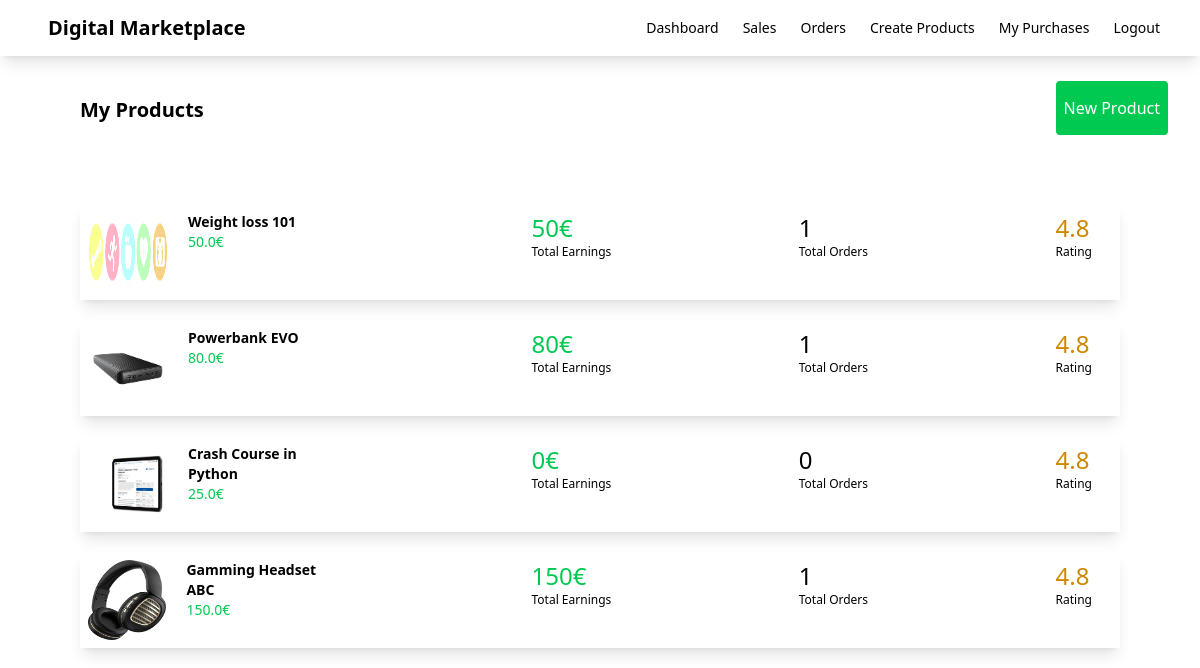
The page /dashboard (signed in) on the database its author committed.
### myapp/models.py (models this page shows, shortened)
class Product(models.Model):
    seller = models.ForeignKey(User, on_delete=models.CASCADE)
    name = models.CharField(max_length=100)
    description = models.CharField(max_length=100)
    price = models.FloatField()
    file = models.FileField(upload_to='uploads')
    total_sales_amount = models.IntegerField(default=0)
    total_sales = models.IntegerField(default=0)

### myapp/views.py (the view)
# urls.py: path('dashboard', views.dashboard, name='dashboard'),
def dashboard(request):
    products = Product.objects.filter(seller=request.user)
    return render(request, 'myapp/dashboard.html', {'products':products})

### myapp/templates/myapp/dashboard.html (shortened to what this page needs)
{% extends 'myapp/base.html' %}
{% block body %}
<div class="flex justify-between">
    <div class="ml-20 mt-10 font-bold text-xl">My Products</div>
    <div class="ml-20 mt-10">
        <a class="bg-green-500 text-white px-2 py-4 mr-8 rounded" href="{% url 'createproduct' %}">New Product</a>
    </div>
</div>
<div class="products-container p-10 m-5">
    {% for product in products %}
    <div class="shadow-lg flex m-5 p-2 justify-between">
        <div class="flex w-1/4">
            <img class="h-20 w-20" src="{{ product.file }}" alt="">
            <div class="relative group">
                <a href="{% url 'editproduct' product.id %}">
                    <div class="ml-5">
                        <div class="font-bold text-sm">{{ product.name }}</div>
                        <div class="text-sm text-green-500 ">{{ product.price }}€</div>
                    </div>
                </a>
            </div>
        </div>
        <div>
            <div class="text-2xl text-green-500">{{ product.total_sales_amount }}€</div>
            <div class="text-xs">Total Earnings</div>
        </div>
        <div>
            <div class="text-2xl">{{ product.total_sales }}</div>
            <div class="text-xs">Total Orders</div>
        </div>
        <div class="pr-5">
            <div class="text-2xl text-yellow-600">4.8</div>
            <div class="text-xs">Rating</div>
        </div>
    </div>
    {% endfor %}
</div>
{% endblock %}

### rows shown on the page
Product: file (picture), name "Weight loss 101", price "50.0", total_sales_amount "50", total_sales "1"
Product: file (picture), name "Powerbank EVO", price "80.0", total_sales_amount "80", total_sales "1"
Product: file (picture), name "Crash Course in Python", price "25.0", total_sales_amount "0", total_sales "0"
Product: file (picture), name "Gamming Headset ABC", price "150.0", total_sales_amount "150", total_sales "1"
